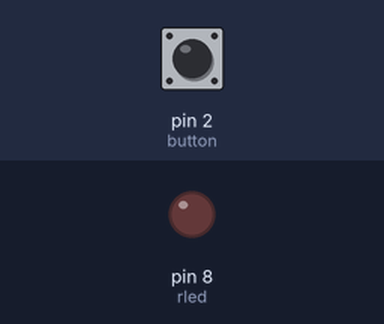
The sketch below on a simulated Arduino Nano, built with avr-gcc and run on an emulated ATmega328P. Parts: output pins drawn as LEDs (lit = HIGH). The test bench sets the inputs (shaded band); at power-on: pin 2 (button) LOW.

Above: at 1.2 s.
1.3 s: pin 2 (button) pulled HIGH for 0.15 s
At 1.37 s:
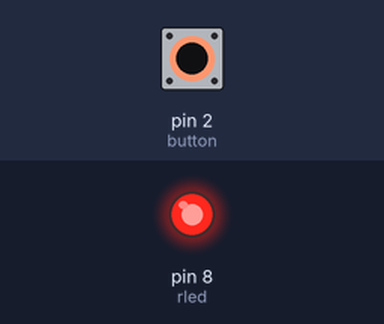
2.9 s: pin 2 (button) pulled HIGH for 3.2 s
At 7.0 s:
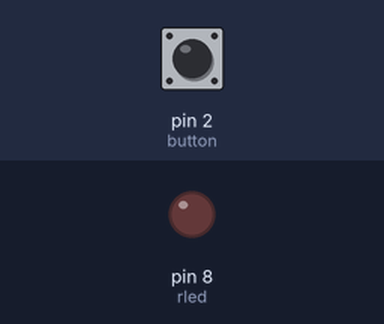
Timing chart, 0 to 8.5 s (numbered marks = the images above; inputs shaded):
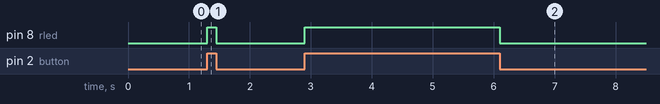

Measured:
- after the input at 1.3 s, pin 8 (rled): LOW → HIGH at once, → LOW 0.15 s later
- after the input at 2.9 s, pin 8 (rled): LOW → HIGH at once, → LOW 3.2 s later

The sketch:

button1LED.ino
```cpp
/*
 * Wiring - GND to GND rail
 * Red LED on breadboard
 * D8 to Red LED+
 * 220 ohm Resistor to LED- (one to each)
 * GND rail to Resistor
 * D2 to top of button
 * 3V to power rail
 * power rail to button of button
 */

// constants - these vars wont change
const byte rled = 8; //alias pin D8 to name rled
const byte button = 2; // alias D2 to button

// variables will change:
int buttonState = 0;         // variable for reading the pushbutton status

void setup() {
  pinMode(rled, OUTPUT);
  pinMode(button, INPUT);
}

void loop() {
  // read the state of the pushbutton value:
  buttonState = digitalRead(button); // read the state of the button

  // check if the pushbutton is pressed. If it is, the buttonState is HIGH:
  if (buttonState == HIGH) {
    // turn LED on:
    digitalWrite(rled, HIGH);
  } else {
    // turn LED off:
    digitalWrite(rled, LOW);
  }
}
```
